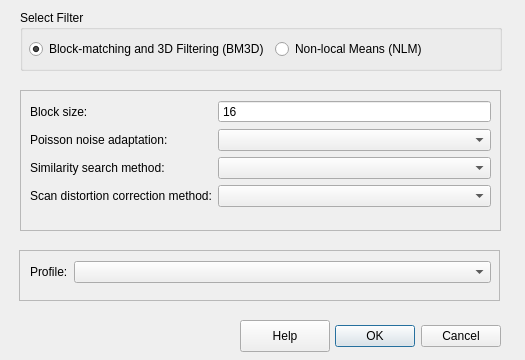
<?xml version="1.0" encoding="UTF-8"?>
<ui version="4.0">
 <class>DenoisingDialog</class>
 <widget class="QDialog" name="DenoisingDialog">
  <property name="geometry">
   <rect>
    <x>0</x>
    <y>0</y>
    <width>525</width>
    <height>360</height>
   </rect>
  </property>
  <property name="mouseTracking">
   <bool>false</bool>
  </property>
  <property name="windowTitle">
   <string>Select denoising filter options</string>
  </property>
  <widget class="QDialogButtonBox" name="buttonBox">
   <property name="geometry">
    <rect>
     <x>20</x>
     <y>320</y>
     <width>481</width>
     <height>32</height>
    </rect>
   </property>
   <property name="orientation">
    <enum>Qt::Horizontal</enum>
   </property>
   <property name="standardButtons">
    <set>QDialogButtonBox::Cancel|QDialogButtonBox::Ok</set>
   </property>
  </widget>
  <widget class="QGroupBox" name="selectFilterGroupBox">
   <property name="geometry">
    <rect>
     <x>20</x>
     <y>10</y>
     <width>482</width>
     <height>61</height>
    </rect>
   </property>
   <property name="title">
    <string>Select Filter</string>
   </property>
   <widget class="QWidget" name="horizontalLayoutWidget">
    <property name="geometry">
     <rect>
      <x>9</x>
      <y>29</y>
      <width>464</width>
      <height>20</height>
     </rect>
    </property>
    <layout class="QHBoxLayout" name="selectFilterHorizontalLayout">
     <item>
      <widget class="QRadioButton" name="bm3dFilterRadioButton">
       <property name="toolTip">
        <string>&lt;html&gt;&lt;head/&gt;&lt;body&gt;&lt;p&gt;Gives significantly better results than NLM. Takes a bit longer to compute.&lt;/p&gt;&lt;/body&gt;&lt;/html&gt;</string>
       </property>
       <property name="text">
        <string>Block-matching and 3D Filtering (BM3D)</string>
       </property>
       <property name="checked">
        <bool>true</bool>
       </property>
      </widget>
     </item>
     <item>
      <widget class="QRadioButton" name="nlmFilterRadioButton">
       <property name="toolTip">
        <string>&lt;html&gt;&lt;head/&gt;&lt;body&gt;&lt;p&gt;Basic non-local filter. A bit faster than BM3D. Image edges will not be denoised.&lt;/p&gt;&lt;/body&gt;&lt;/html&gt;</string>
       </property>
       <property name="text">
        <string>Non-local Means (NLM)</string>
       </property>
       <property name="checked">
        <bool>false</bool>
       </property>
      </widget>
     </item>
    </layout>
   </widget>
  </widget>
  <widget class="QFrame" name="emNHFilterOptionsFrame">
   <property name="geometry">
    <rect>
     <x>20</x>
     <y>90</y>
     <width>481</width>
     <height>141</height>
    </rect>
   </property>
   <property name="frameShape">
    <enum>QFrame::StyledPanel</enum>
   </property>
   <property name="frameShadow">
    <enum>QFrame::Raised</enum>
   </property>
   <widget class="QWidget" name="formLayoutWidget">
    <property name="geometry">
     <rect>
      <x>10</x>
      <y>10</y>
      <width>461</width>
      <height>116</height>
     </rect>
    </property>
    <layout class="QFormLayout" name="emNHFilterOptionsFormLayout">
     <item row="0" column="0">
      <widget class="QLabel" name="blockSizeLabel">
       <property name="mouseTracking">
        <bool>false</bool>
       </property>
       <property name="toolTip">
        <string>&lt;html&gt;&lt;head/&gt;&lt;body&gt;&lt;p&gt;Higher block sizes give better results, but take longer to compute. Blocks should be roughly 0.25-1.25 times as big as single atoms within the image.&lt;/p&gt;&lt;ol&gt;&lt;li&gt;&lt;p&gt;&lt;span style=&quot; font-weight:600;&quot;&gt;BM3D&lt;/span&gt;: block size must be power of two (4, 8, 16, 32 are allowed)&lt;/p&gt;&lt;\li&gt;&lt;li&gt;&lt;p&gt;&lt;span style=&quot; font-weight:600;&quot;&gt;NLM&lt;/span&gt;: block size must be odd (3, 5, .. , 29, 31 are allowed)&lt;/p&gt;&lt;\li&gt;&lt;/ol&gt;&lt;/body&gt;&lt;/html&gt;</string>
       </property>
       <property name="text">
        <string>Block size:</string>
       </property>
      </widget>
     </item>
     <item row="0" column="1">
      <widget class="BlockSizeSpinBox" name="blockSizeSpinBox">
       <property name="toolTip">
        <string>&lt;html&gt;&lt;head/&gt;&lt;body&gt;&lt;p&gt;Increase for higher quality results (computation will take longer though).&lt;/p&gt;&lt;p&gt;Must be a power of 2 for BM3D, i.e. 8, 16, 32, etc.&lt;/p&gt;&lt;/body&gt;&lt;/html&gt;</string>
       </property>
       <property name="accessibleDescription">
        <string/>
       </property>
       <property name="buttonSymbols">
        <enum>QAbstractSpinBox::NoButtons</enum>
       </property>
       <property name="correctionMode">
        <enum>QAbstractSpinBox::CorrectToPreviousValue</enum>
       </property>
       <property name="minimum">
        <number>4</number>
       </property>
       <property name="maximum">
        <number>32</number>
       </property>
       <property name="value">
        <number>16</number>
       </property>
      </widget>
     </item>
     <item row="1" column="0">
      <widget class="QLabel" name="poissonNoiseAdaptationLabel">
       <property name="toolTip">
        <string>&lt;html&gt;&lt;head/&gt;&lt;body&gt;&lt;ol style=&quot;margin-top: 0px; margin-bottom: 0px; margin-left: 0px; margin-right: 0px; -qt-list-indent: 1;&quot;&gt;&lt;li style=&quot; margin-top:12px; margin-bottom:12px; margin-left:0px; margin-right:0px; -qt-block-indent:0; text-indent:0px;&quot;&gt;&lt;span style=&quot; font-weight:600;&quot;&gt;Anscombe&lt;/span&gt;: fastest, slightly inaccurate when average detected electrons / pixel &amp;lt; 4&lt;/li&gt;&lt;li style=&quot; margin-top:12px; margin-bottom:12px; margin-left:0px; margin-right:0px; -qt-block-indent:0; text-indent:0px;&quot;&gt;&lt;span style=&quot; font-weight:600;&quot;&gt;Maximum-likelihood ratios&lt;/span&gt;: slower but valid for any Poisson noise&lt;/li&gt;&lt;/ol&gt;&lt;/body&gt;&lt;/html&gt;</string>
       </property>
       <property name="text">
        <string>Poisson noise adaptation:</string>
       </property>
      </widget>
     </item>
     <item row="1" column="1">
      <widget class="QComboBox" name="poissonNoiseAdaptationComboBox"/>
     </item>
     <item row="2" column="0">
      <widget class="QLabel" name="similaritySearchMethodLabel">
       <property name="toolTip">
        <string>&lt;html&gt;&lt;head/&gt;&lt;body&gt;&lt;ol style=&quot;margin-top: 0px; margin-bottom: 0px; margin-left: 0px; margin-right: 0px; -qt-list-indent: 1;&quot;&gt;&lt;li style=&quot; margin-top:12px; margin-bottom:12px; margin-left:0px; margin-right:0px; -qt-block-indent:0; text-indent:0px;&quot;&gt;&lt;span style=&quot; font-weight:600;&quot;&gt;Local&lt;/span&gt;: worst results, fastest &lt;/li&gt;&lt;li style=&quot; margin-top:12px; margin-bottom:12px; margin-left:0px; margin-right:0px; -qt-block-indent:0; text-indent:0px;&quot;&gt;&lt;span style=&quot; font-weight:600;&quot;&gt;Global&lt;/span&gt;: good results, by far the slowest&lt;/li&gt;&lt;li style=&quot; margin-top:12px; margin-bottom:12px; margin-left:0px; margin-right:0px; -qt-block-indent:0; text-indent:0px;&quot;&gt;&lt;span style=&quot; font-weight:600;&quot;&gt;Periodic &lt;/span&gt;(&lt;span style=&quot; text-decoration: underline;&quot;&gt;recommended&lt;/span&gt;): best results for periodic crystals or single dislocations, nearly as fast as &lt;span style=&quot; font-weight:600;&quot;&gt;Local&lt;/span&gt;&lt;/li&gt;&lt;li style=&quot; margin-top:12px; margin-bottom:12px; margin-left:0px; margin-right:0px; -qt-block-indent:0; text-indent:0px;&quot;&gt;&lt;span style=&quot; font-weight:600;&quot;&gt;Uniform periodic&lt;/span&gt; (BM3D only): best results for extreme noise (max. detected electrons/pixel &amp;lt; 8) and periodic crystals or single dislocations, slightly slower than &lt;span style=&quot; font-weight:600;&quot;&gt;Periodic&lt;/span&gt;&lt;/li&gt;&lt;/ol&gt;&lt;/body&gt;&lt;/html&gt;</string>
       </property>
       <property name="text">
        <string>Similarity search method:</string>
       </property>
      </widget>
     </item>
     <item row="2" column="1">
      <widget class="QComboBox" name="similaritySearchMethodComboBox"/>
     </item>
     <item row="3" column="0">
      <widget class="QLabel" name="scanDistortionCorrectionMethodLabel">
       <property name="text">
        <string>Scan distortion correction method:</string>
       </property>
      </widget>
     </item>
     <item row="3" column="1">
      <widget class="QComboBox" name="scanDistortionCorrectionMethodComboBox"/>
     </item>
    </layout>
   </widget>
  </widget>
  <widget class="QStackedWidget" name="additionalFilterOptionsStackedWidget">
   <property name="enabled">
    <bool>true</bool>
   </property>
   <property name="geometry">
    <rect>
     <x>19</x>
     <y>250</y>
     <width>481</width>
     <height>51</height>
    </rect>
   </property>
   <property name="frameShape">
    <enum>QFrame::StyledPanel</enum>
   </property>
   <property name="currentIndex">
    <number>0</number>
   </property>
   <widget class="QWidget" name="emBM3DFilterOptionsPage">
    <widget class="QWidget" name="formLayoutWidget_2">
     <property name="geometry">
      <rect>
       <x>10</x>
       <y>10</y>
       <width>461</width>
       <height>31</height>
      </rect>
     </property>
     <layout class="QFormLayout" name="emBM3DFilterOptionsFormLayout">
      <item row="0" column="0">
       <widget class="QLabel" name="profileLabel">
        <property name="toolTip">
         <string>&lt;html&gt;&lt;head/&gt;&lt;body&gt;&lt;ol style=&quot;margin-top: 0px; margin-bottom: 0px; margin-left: 0px; margin-right: 0px; -qt-list-indent: 1;&quot;&gt;&lt;li style=&quot; margin-top:12px; margin-bottom:12px; margin-left:0px; margin-right:0px; -qt-block-indent:0; text-indent:0px;&quot;&gt;&lt;span style=&quot; font-weight:600;&quot;&gt;Normal&lt;/span&gt; (&lt;span style=&quot; text-decoration: underline;&quot;&gt;recommended&lt;/span&gt;): very good results, moderate computation time&lt;/li&gt;&lt;li style=&quot; margin-top:12px; margin-bottom:12px; margin-left:0px; margin-right:0px; -qt-block-indent:0; text-indent:0px;&quot;&gt;&lt;span style=&quot; font-weight:600;&quot;&gt;Low complexity&lt;/span&gt;: poor results, very fast&lt;/li&gt;&lt;li style=&quot; margin-top:12px; margin-bottom:12px; margin-left:0px; margin-right:0px; -qt-block-indent:0; text-indent:0px;&quot;&gt;&lt;span style=&quot; font-weight:600;&quot;&gt;High quality&lt;/span&gt;: might be better than &lt;span style=&quot; font-weight:600;&quot;&gt;Normal&lt;/span&gt;, but is also slower&lt;/li&gt;&lt;/ol&gt;&lt;/body&gt;&lt;/html&gt;</string>
        </property>
        <property name="text">
         <string>Profile:</string>
        </property>
       </widget>
      </item>
      <item row="0" column="1">
       <widget class="QComboBox" name="profileComboBox"/>
      </item>
     </layout>
    </widget>
   </widget>
   <widget class="QWidget" name="emNLMFilterOptionsPage">
    <widget class="QWidget" name="formLayoutWidget_3">
     <property name="geometry">
      <rect>
       <x>10</x>
       <y>10</y>
       <width>461</width>
       <height>31</height>
      </rect>
     </property>
     <layout class="QFormLayout" name="emNLMFilterOptionsFormLayout">
      <item row="0" column="0">
       <widget class="QLabel" name="filterParameterLabel">
        <property name="toolTip">
         <string>&lt;html&gt;&lt;head/&gt;&lt;body&gt;&lt;p&gt;Adjust to noise power (choosing higher values for stronger denoising). Too high values result in blurred images.&lt;/p&gt;&lt;/body&gt;&lt;/html&gt;</string>
        </property>
        <property name="text">
         <string>Filter parameter:</string>
        </property>
       </widget>
      </item>
      <item row="0" column="1">
       <widget class="QDoubleSpinBox" name="filterParameterDoubleSpinBox">
        <property name="buttonSymbols">
         <enum>QAbstractSpinBox::NoButtons</enum>
        </property>
        <property name="value">
         <double>1.000000000000000</double>
        </property>
       </widget>
      </item>
     </layout>
    </widget>
   </widget>
  </widget>
  <widget class="QPushButton" name="helpButton">
   <property name="geometry">
    <rect>
     <x>240</x>
     <y>320</y>
     <width>90</width>
     <height>32</height>
    </rect>
   </property>
   <property name="toolTip">
    <string/>
   </property>
   <property name="text">
    <string>Help</string>
   </property>
   <property name="flat">
    <bool>false</bool>
   </property>
  </widget>
 </widget>
 <customwidgets>
  <customwidget>
   <class>BlockSizeSpinBox</class>
   <extends>QSpinBox</extends>
   <header>blocksizespinbox.hpp</header>
  </customwidget>
 </customwidgets>
 <resources>
  <include location="icons.qrc"/>
 </resources>
 <connections>
  <connection>
   <sender>buttonBox</sender>
   <signal>accepted()</signal>
   <receiver>DenoisingDialog</receiver>
   <slot>accept()</slot>
   <hints>
    <hint type="sourcelabel">
     <x>248</x>
     <y>254</y>
    </hint>
    <hint type="destinationlabel">
     <x>157</x>
     <y>274</y>
    </hint>
   </hints>
  </connection>
  <connection>
   <sender>buttonBox</sender>
   <signal>rejected()</signal>
   <receiver>DenoisingDialog</receiver>
   <slot>reject()</slot>
   <hints>
    <hint type="sourcelabel">
     <x>316</x>
     <y>260</y>
    </hint>
    <hint type="destinationlabel">
     <x>286</x>
     <y>274</y>
    </hint>
   </hints>
  </connection>
 </connections>
</ui>
